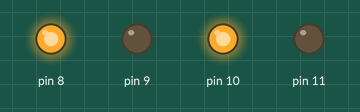
The sketch below on a simulated Arduino Uno, built with avr-gcc and run on an emulated ATmega328P. Shown: output pins drawn as LEDs (lit = HIGH).

Above: at 1.5 s.
At 4.5 s:
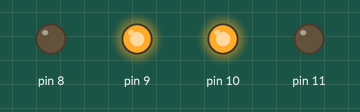
At 7.5 s:
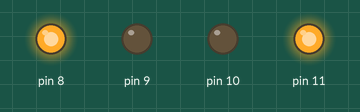
At 10.5 s:
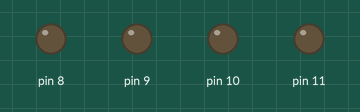
Timing chart, 0 to 15.6 s (numbered marks = the images above):
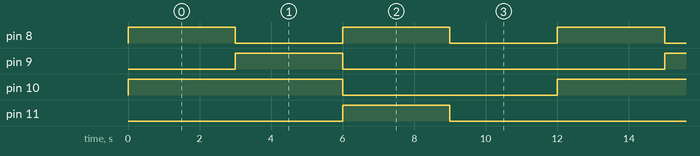

The sketch:

maze_solver_trials.ino
```cpp
void setup() {
  Serial.begin(9600);
  pinMode(8, OUTPUT);
  pinMode(9, OUTPUT);
  pinMode(10, OUTPUT);
  pinMode(11, OUTPUT);
}

void loop() {
  // moveforward
  digitalWrite(8, HIGH);
  digitalWrite(9, LOW);
  digitalWrite(10, HIGH);
  digitalWrite(11, LOW);
  //delay
  delay(3000);
  // moveleft
  digitalWrite(8, LOW);
  digitalWrite(9, HIGH);
  digitalWrite(10, HIGH);
  digitalWrite(11, LOW);
  //delay
  delay(3000);
  // moveright
  digitalWrite(8, HIGH);
  digitalWrite(9, LOW);
  digitalWrite(10, LOW);
  digitalWrite(11, HIGH);
  //delay
  delay(3000);
  //movestop
  digitalWrite(8, LOW);
  digitalWrite(9, LOW);
  digitalWrite(10, LOW);
  digitalWrite(11, LOW);
  //delay
  delay(3000);
}
```

Measured:
- by itself, pin 8: alternates HIGH for 3.0 s and LOW for 3.0 s
- by itself, pin 9, pin 11: alternates HIGH for 3.0 s and LOW for 9.0 s
- by itself, pin 10: alternates HIGH for 6.0 s and LOW for 6.0 s
